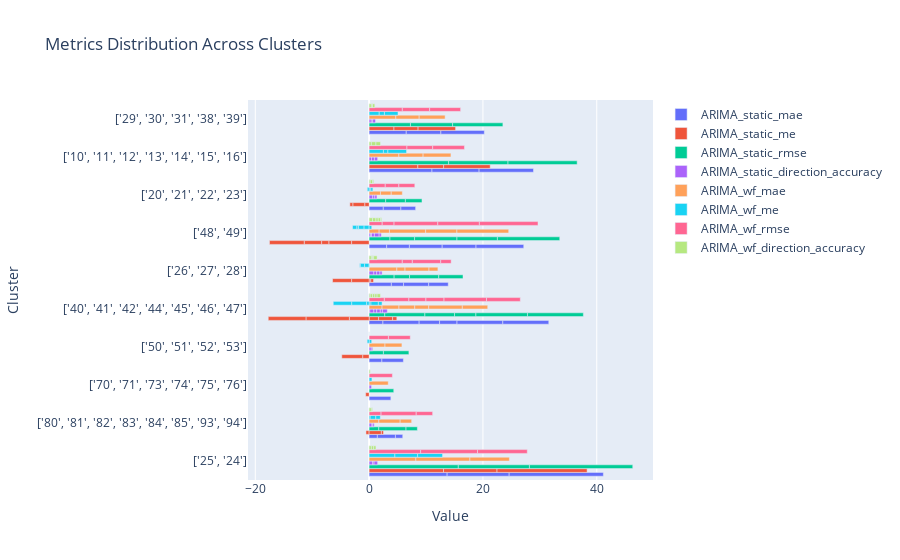

The code cell stored with this chart in its notebook:
### Code cell
import plotly.graph_objs as go

# Define the metrics
metrics = ['ARIMA_static_mae', 'ARIMA_static_me', 'ARIMA_static_rmse', 'ARIMA_static_direction_accuracy', 
           'ARIMA_wf_mae', 'ARIMA_wf_me', 'ARIMA_wf_rmse', 'ARIMA_wf_direction_accuracy']

# Create a list to hold bar traces
traces = []

# Create bar trace for each metric
for metric in metrics:
    trace = go.Bar(
        y=[result['Cluster'] for result in data],
        x=[result[metric] for result in data],
        name=metric,
        orientation='h'
    )
    traces.append(trace)

# Define layout
layout = go.Layout(
    barmode='group',
    title='Metrics distribution across clusters',
    xaxis=dict(title='Value'),
    yaxis=dict(title='Cluster')
)

# Create figure
fig = go.Figure(data=traces, layout=layout)

# Show figure
fig.show()

### Figure 1 — Plotly figure (JSON) as saved in the notebook; plotly's stock layout.template omitted (floating-point values rounded to 4 significant figures)
{"data": [{"name": "ARIMA_static_mae", "orientation": "h", "type": "bar", "x": [13.71, 10.9, 16.55, 1.45, 3.178, 1.281, 3.822, 2.245, 3.776, 2.431, 6.359, 3.592, 3.064, 8.047, 8.077, 3.909, 2.143, 4.42, 3.431, 3.082, 4.001, 5.757, 5.947, 8.382, 2.497, 3.086, 2.59, 11.04, 8.28, 9.558, 6.528, 6.085, 7.631], "y": ["['25', '24']", "['25', '24']", "['25', '24']", "['80', '81', '82', '83', '84', '85', '93', '94']", "['80', '81', '82', '83', '84', '85', '93', '94']", "['80', '81', '82', '83', '84', '85', '93', '94']", "['70', '71', '73', '74', '75', '76']", "['50', '51', '52', '53']", "['50', '51', '52', '53']", "['40', '41', '42', '44', '45', '46', '47']", "['40', '41', '42', '44', '45', '46', '47']", "['40', '41', '42', '44', '45', '46', '47']", "['40', '41', '42', '44', '45', '46', '47']", "['40', '41', '42', '44', '45', '46', '47']", "['40', '41', '42', '44', '45', '46', '47']", "['26', '27', '28']", "['26', '27', '28']", "['26', '27', '28']", "['26', '27', '28']", "['48', '49']", "['48', '49']", "['48', '49']", "['48', '49']", "['48', '49']", "['20', '21', '22', '23']", "['20', '21', '22', '23']", "['20', '21', '22', '23']", "['10', '11', '12', '13', '14', '15', '16']", "['10', '11', '12', '13', '14', '15', '16']", "['10', '11', '12', '13', '14', '15', '16']", "['29', '30', '31', '38', '39']", "['29', '30', '31', '38', '39']", "['29', '30', '31', '38', '39']"]}, {"name": "ARIMA_static_me", "orientation": "h", "type": "bar", "x": [13.07, 9.407, 15.83, -0.5543, 2.157, 0.3701, -0.6058, -1.133, -3.667, 1.669, 2.46, -3.471, 0.7385, -7.625, -6.625, 0.2911, 0.4827, -3.078, -3.344, -3.082, -4.001, -1.269, -3.056, -6.102, -0.7726, -2.092, -0.5169, 8.561, 4.532, 8.184, 4.369, 4.235, 6.591], "y": ["['25', '24']", "['25', '24']", "['25', '24']", "['80', '81', '82', '83', '84', '85', '93', '94']", "['80', '81', '82', '83', '84', '85', '93', '94']", "['80', '81', '82', '83', '84', '85', '93', '94']", "['70', '71', '73', '74', '75', '76']", "['50', '51', '52', '53']", "['50', '51', '52', '53']", "['40', '41', '42', '44', '45', '46', '47']", "['40', '41', '42', '44', '45', '46', '47']", "['40', '41', '42', '44', '45', '46', '47']", "['40', '41', '42', '44', '45', '46', '47']", "['40', '41', '42', '44', '45', '46', '47']", "['40', '41', '42', '44', '45', '46', '47']", "['26', '27', '28']", "['26', '27', '28']", "['26', '27', '28']", "['26', '27', '28']", "['48', '49']", "['48', '49']", "['48', '49']", "['48', '49']", "['48', '49']", "['20', '21', '22', '23']", "['20', '21', '22', '23']", "['20', '21', '22', '23']", "['10', '11', '12', '13', '14', '15', '16']", "['10', '11', '12', '13', '14', '15', '16']", "['10', '11', '12', '13', '14', '15', '16']", "['29', '30', '31', '38', '39']", "['29', '30', '31', '38', '39']", "['29', '30', '31', '38', '39']"]}, {"name": "ARIMA_static_rmse", "orientation": "h", "type": "bar", "x": [15.67, 12.5, 18.15, 1.701, 4.786, 1.99, 4.33, 2.515, 4.475, 2.747, 7.052, 5.202, 3.766, 9.056, 9.823, 4.398, 2.701, 5.134, 4.267, 3.667, 4.32, 7.45, 7.108, 10.95, 2.912, 3.464, 2.914, 13.96, 10.44, 12.15, 7.265, 7.401, 8.839], "y": ["['25', '24']", "['25', '24']", "['25', '24']", "['80', '81', '82', '83', '84', '85', '93', '94']", "['80', '81', '82', '83', '84', '85', '93', '94']", "['80', '81', '82', '83', '84', '85', '93', '94']", "['70', '71', '73', '74', '75', '76']", "['50', '51', '52', '53']", "['50', '51', '52', '53']", "['40', '41', '42', '44', '45', '46', '47']", "['40', '41', '42', '44', '45', '46', '47']", "['40', '41', '42', '44', '45', '46', '47']", "['40', '41', '42', '44', '45', '46', '47']", "['40', '41', '42', '44', '45', '46', '47']", "['40', '41', '42', '44', '45', '46', '47']", "['26', '27', '28']", "['26', '27', '28']", "['26', '27', '28']", "['26', '27', '28']", "['48', '49']", "['48', '49']", "['48', '49']", "['48', '49']", "['48', '49']", "['20', '21', '22', '23']", "['20', '21', '22', '23']", "['20', '21', '22', '23']", "['10', '11', '12', '13', '14', '15', '16']", "['10', '11', '12', '13', '14', '15', '16']", "['10', '11', '12', '13', '14', '15', '16']", "['29', '30', '31', '38', '39']", "['29', '30', '31', '38', '39']", "['29', '30', '31', '38', '39']"]}, {"name": "ARIMA_static_direction_accuracy", "orientation": "h", "type": "bar", "x": [0.625, 0.25, 0.625, 0.5, 0.1429, 0.25, 0.4286, 0.375, 0.25, 0.125, 0.7143, 0.5, 0.625, 0.375, 0.8571, 0.8333, 0.5, 0.5714, 0.375, 0.2857, 0.1429, 0.5, 0.8333, 0.375, 0.625, 0.375, 0.375, 0.4286, 0.5, 0.5714, 0.375, 0.25, 0.5], "y": ["['25', '24']", "['25', '24']", "['25', '24']", "['80', '81', '82', '83', '84', '85', '93', '94']", "['80', '81', '82', '83', '84', '85', '93', '94']", "['80', '81', '82', '83', '84', '85', '93', '94']", "['70', '71', '73', '74', '75', '76']", "['50', '51', '52', '53']", "['50', '51', '52', '53']", "['40', '41', '42', '44', '45', '46', '47']", "['40', '41', '42', '44', '45', '46', '47']", "['40', '41', '42', '44', '45', '46', '47']", "['40', '41', '42', '44', '45', '46', '47']", "['40', '41', '42', '44', '45', '46', '47']", "['40', '41', '42', '44', '45', '46', '47']", "['26', '27', '28']", "['26', '27', '28']", "['26', '27', '28']", "['26', '27', '28']", "['48', '49']", "['48', '49']", "['48', '49']", "['48', '49']", "['48', '49']", "['20', '21', '22', '23']", "['20', '21', '22', '23']", "['20', '21', '22', '23']", "['10', '11', '12', '13', '14', '15', '16']", "['10', '11', '12', '13', '14', '15', '16']", "['10', '11', '12', '13', '14', '15', '16']", "['29', '30', '31', '38', '39']", "['29', '30', '31', '38', '39']", "['29', '30', '31', '38', '39']"]}, {"name": "ARIMA_wf_mae", "orientation": "h", "type": "bar", "x": [8.208, 9.503, 6.936, 1.702, 3.753, 2.018, 3.359, 2.791, 2.976, 2.273, 2.974, 2.773, 2.454, 5.907, 4.459, 4.873, 1.438, 4.214, 1.561, 1.763, 1.812, 6.363, 5.489, 9.099, 1.996, 1.892, 1.949, 5.228, 4.259, 4.893, 4.692, 4.106, 4.557], "y": ["['25', '24']", "['25', '24']", "['25', '24']", "['80', '81', '82', '83', '84', '85', '93', '94']", "['80', '81', '82', '83', '84', '85', '93', '94']", "['80', '81', '82', '83', '84', '85', '93', '94']", "['70', '71', '73', '74', '75', '76']", "['50', '51', '52', '53']", "['50', '51', '52', '53']", "['40', '41', '42', '44', '45', '46', '47']", "['40', '41', '42', '44', '45', '46', '47']", "['40', '41', '42', '44', '45', '46', '47']", "['40', '41', '42', '44', '45', '46', '47']", "['40', '41', '42', '44', '45', '46', '47']", "['40', '41', '42', '44', '45', '46', '47']", "['26', '27', '28']", "['26', '27', '28']", "['26', '27', '28']", "['26', '27', '28']", "['48', '49']", "['48', '49']", "['48', '49']", "['48', '49']", "['48', '49']", "['20', '21', '22', '23']", "['20', '21', '22', '23']", "['20', '21', '22', '23']", "['10', '11', '12', '13', '14', '15', '16']", "['10', '11', '12', '13', '14', '15', '16']", "['10', '11', '12', '13', '14', '15', '16']", "['29', '30', '31', '38', '39']", "['29', '30', '31', '38', '39']", "['29', '30', '31', '38', '39']"]}, {"name": "ARIMA_wf_me", "orientation": "h", "type": "bar", "x": [4.527, 3.998, 4.376, 0.19, 0.9851, 0.7951, 0.4958, 0.4507, -0.339, 0.3305, 1.297, -0.4472, 0.6467, -2.623, -3.23, -0.8035, 0.07917, -0.7617, -0.1071, -0.9132, -0.9701, -0.2886, 0.4618, -0.736, 0.3026, -0.3166, 0.3571, 2.513, 0.791, 3.274, 1.776, 0.9167, 2.38], "y": ["['25', '24']", "['25', '24']", "['25', '24']", "['80', '81', '82', '83', '84', '85', '93', '94']", "['80', '81', '82', '83', '84', '85', '93', '94']", "['80', '81', '82', '83', '84', '85', '93', '94']", "['70', '71', '73', '74', '75', '76']", "['50', '51', '52', '53']", "['50', '51', '52', '53']", "['40', '41', '42', '44', '45', '46', '47']", "['40', '41', '42', '44', '45', '46', '47']", "['40', '41', '42', '44', '45', '46', '47']", "['40', '41', '42', '44', '45', '46', '47']", "['40', '41', '42', '44', '45', '46', '47']", "['40', '41', '42', '44', '45', '46', '47']", "['26', '27', '28']", "['26', '27', '28']", "['26', '27', '28']", "['26', '27', '28']", "['48', '49']", "['48', '49']", "['48', '49']", "['48', '49']", "['48', '49']", "['20', '21', '22', '23']", "['20', '21', '22', '23']", "['20', '21', '22', '23']", "['10', '11', '12', '13', '14', '15', '16']", "['10', '11', '12', '13', '14', '15', '16']", "['10', '11', '12', '13', '14', '15', '16']", "['29', '30', '31', '38', '39']", "['29', '30', '31', '38', '39']", "['29', '30', '31', '38', '39']"]}, {"name": "ARIMA_wf_rmse", "orientation": "h", "type": "bar", "x": [9.055, 9.988, 8.744, 2.1, 6.177, 2.884, 4.091, 3.396, 3.836, 2.677, 4.312, 2.994, 3.181, 7.467, 5.935, 5.829, 1.766, 4.989, 1.832, 2.301, 2.083, 7.688, 7.306, 10.3, 2.838, 2.389, 2.805, 6.65, 4.52, 5.583, 5.839, 4.8, 5.435], "y": ["['25', '24']", "['25', '24']", "['25', '24']", "['80', '81', '82', '83', '84', '85', '93', '94']", "['80', '81', '82', '83', '84', '85', '93', '94']", "['80', '81', '82', '83', '84', '85', '93', '94']", "['70', '71', '73', '74', '75', '76']", "['50', '51', '52', '53']", "['50', '51', '52', '53']", "['40', '41', '42', '44', '45', '46', '47']", "['40', '41', '42', '44', '45', '46', '47']", "['40', '41', '42', '44', '45', '46', '47']", "['40', '41', '42', '44', '45', '46', '47']", "['40', '41', '42', '44', '45', '46', '47']", "['40', '41', '42', '44', '45', '46', '47']", "['26', '27', '28']", "['26', '27', '28']", "['26', '27', '28']", "['26', '27', '28']", "['48', '49']", "['48', '49']", "['48', '49']", "['48', '49']", "['48', '49']", "['20', '21', '22', '23']", "['20', '21', '22', '23']", "['20', '21', '22', '23']", "['10', '11', '12', '13', '14', '15', '16']", "['10', '11', '12', '13', '14', '15', '16']", "['10', '11', '12', '13', '14', '15', '16']", "['29', '30', '31', '38', '39']", "['29', '30', '31', '38', '39']", "['29', '30', '31', '38', '39']"]}, {"name": "ARIMA_wf_direction_accuracy", "orientation": "h", "type": "bar", "x": [0.4, 0.4, 0.4, 0, 0.4, 0.2, 0.2, 0, 0, 0, 0.2, 0.4, 0.4, 0.4, 0.6, 0.4, 0.2, 0.2, 0.6, 0.6, 0.6, 0.4, 0.4, 0.2, 0.2, 0.4, 0.2, 0.4, 0.8, 0.8, 0.4, 0.2, 0.4], "y": ["['25', '24']", "['25', '24']", "['25', '24']", "['80', '81', '82', '83', '84', '85', '93', '94']", "['80', '81', '82', '83', '84', '85', '93', '94']", "['80', '81', '82', '83', '84', '85', '93', '94']", "['70', '71', '73', '74', '75', '76']", "['50', '51', '52', '53']", "['50', '51', '52', '53']", "['40', '41', '42', '44', '45', '46', '47']", "['40', '41', '42', '44', '45', '46', '47']", "['40', '41', '42', '44', '45', '46', '47']", "['40', '41', '42', '44', '45', '46', '47']", "['40', '41', '42', '44', '45', '46', '47']", "['40', '41', '42', '44', '45', '46', '47']", "['26', '27', '28']", "['26', '27', '28']", "['26', '27', '28']", "['26', '27', '28']", "['48', '49']", "['48', '49']", "['48', '49']", "['48', '49']", "['48', '49']", "['20', '21', '22', '23']", "['20', '21', '22', '23']", "['20', '21', '22', '23']", "['10', '11', '12', '13', '14', '15', '16']", "['10', '11', '12', '13', '14', '15', '16']", "['10', '11', '12', '13', '14', '15', '16']", "['29', '30', '31', '38', '39']", "['29', '30', '31', '38', '39']", "['29', '30', '31', '38', '39']"]}], "layout": {"barmode": "group", "title": {"text": "Metrics Distribution Across Clusters"}, "xaxis": {"title": {"text": "Value"}}, "yaxis": {"title": {"text": "Cluster"}}}}
